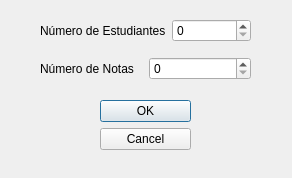
<?xml version="1.0" encoding="UTF-8"?>
<ui version="4.0">
 <class>NewTableDialog</class>
 <widget class="QDialog" name="NewTableDialog">
  <property name="geometry">
   <rect>
    <x>0</x>
    <y>0</y>
    <width>292</width>
    <height>178</height>
   </rect>
  </property>
  <property name="windowTitle">
   <string>Nueva Tabla</string>
  </property>
  <widget class="QDialogButtonBox" name="buttonBox">
   <property name="geometry">
    <rect>
     <x>100</x>
     <y>100</y>
     <width>91</width>
     <height>61</height>
    </rect>
   </property>
   <property name="orientation">
    <enum>Qt::Vertical</enum>
   </property>
   <property name="standardButtons">
    <set>QDialogButtonBox::Cancel|QDialogButtonBox::Ok</set>
   </property>
  </widget>
  <widget class="QWidget" name="layoutWidget">
   <property name="geometry">
    <rect>
     <x>40</x>
     <y>10</y>
     <width>211</width>
     <height>81</height>
    </rect>
   </property>
   <layout class="QVBoxLayout" name="verticalLayout_2">
    <item>
     <layout class="QVBoxLayout" name="verticalLayout">
      <item>
       <layout class="QHBoxLayout" name="horizontalLayout">
        <item>
         <widget class="QLabel" name="label">
          <property name="text">
           <string>Número de Estudiantes</string>
          </property>
         </widget>
        </item>
        <item>
         <widget class="QSpinBox" name="rows"/>
        </item>
       </layout>
      </item>
     </layout>
    </item>
    <item>
     <layout class="QHBoxLayout" name="horizontalLayout_2">
      <item>
       <widget class="QLabel" name="label_2">
        <property name="text">
         <string>Número de Notas</string>
        </property>
       </widget>
      </item>
      <item>
       <widget class="QSpinBox" name="cols"/>
      </item>
     </layout>
    </item>
   </layout>
  </widget>
 </widget>
 <resources/>
 <connections>
  <connection>
   <sender>buttonBox</sender>
   <signal>accepted()</signal>
   <receiver>NewTableDialog</receiver>
   <slot>accept()</slot>
   <hints>
    <hint type="sourcelabel">
     <x>248</x>
     <y>254</y>
    </hint>
    <hint type="destinationlabel">
     <x>157</x>
     <y>274</y>
    </hint>
   </hints>
  </connection>
  <connection>
   <sender>buttonBox</sender>
   <signal>rejected()</signal>
   <receiver>NewTableDialog</receiver>
   <slot>reject()</slot>
   <hints>
    <hint type="sourcelabel">
     <x>316</x>
     <y>260</y>
    </hint>
    <hint type="destinationlabel">
     <x>286</x>
     <y>274</y>
    </hint>
   </hints>
  </connection>
 </connections>
</ui>
